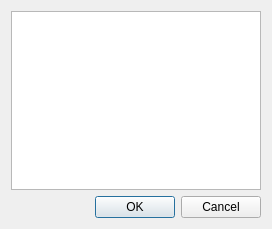
<?xml version="1.0" encoding="UTF-8"?>
<ui version="4.0">
 <class>ExcelSelectionDialog</class>
 <widget class="QDialog" name="ExcelSelectionDialog">
  <property name="geometry">
   <rect>
    <x>0</x>
    <y>0</y>
    <width>272</width>
    <height>229</height>
   </rect>
  </property>
  <property name="maximumSize">
   <size>
    <width>272</width>
    <height>229</height>
   </size>
  </property>
  <property name="windowTitle">
   <string>Excel sheet selection</string>
  </property>
  <property name="modal">
   <bool>true</bool>
  </property>
  <layout class="QVBoxLayout" name="verticalLayout">
   <item>
    <widget class="QListWidget" name="sheets_list">
     <property name="frameShape">
      <enum>QFrame::StyledPanel</enum>
     </property>
    </widget>
   </item>
   <item>
    <widget class="QDialogButtonBox" name="buttonBox">
     <property name="orientation">
      <enum>Qt::Horizontal</enum>
     </property>
     <property name="standardButtons">
      <set>QDialogButtonBox::Cancel|QDialogButtonBox::Ok</set>
     </property>
    </widget>
   </item>
  </layout>
 </widget>
 <resources/>
 <connections>
  <connection>
   <sender>buttonBox</sender>
   <signal>accepted()</signal>
   <receiver>ExcelSelectionDialog</receiver>
   <slot>accept()</slot>
   <hints>
    <hint type="sourcelabel">
     <x>248</x>
     <y>254</y>
    </hint>
    <hint type="destinationlabel">
     <x>157</x>
     <y>274</y>
    </hint>
   </hints>
  </connection>
  <connection>
   <sender>buttonBox</sender>
   <signal>rejected()</signal>
   <receiver>ExcelSelectionDialog</receiver>
   <slot>reject()</slot>
   <hints>
    <hint type="sourcelabel">
     <x>316</x>
     <y>260</y>
    </hint>
    <hint type="destinationlabel">
     <x>286</x>
     <y>274</y>
    </hint>
   </hints>
  </connection>
 </connections>
</ui>
